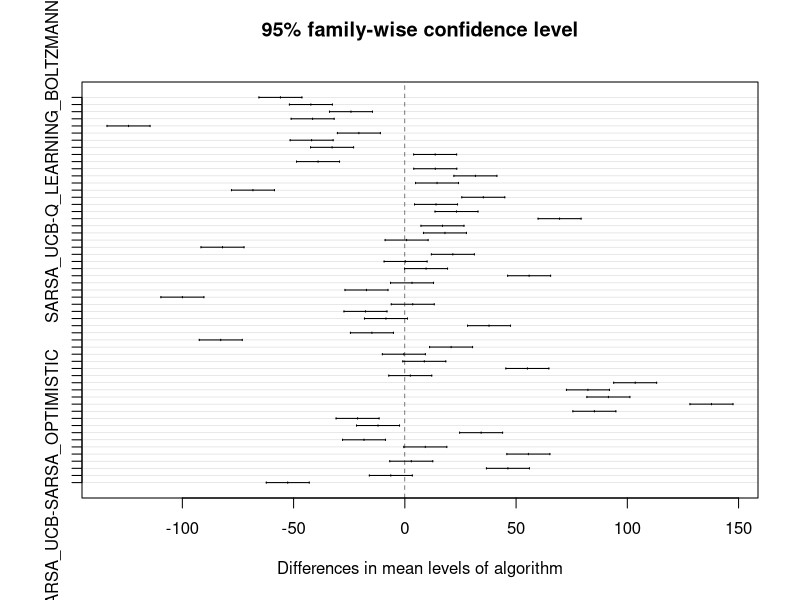

The R source for this figure:
setwd("/home/sf/Downloads/University/RLP/rlp-assignments/finalproject/results")
rlp_data <- read.csv("results.csv", header=TRUE, stringsAsFactors=FALSE)
aggregate(rlp_data$time_steps,list(rlp_data$algorithm), function(x) c(mean = mean(x), sd = sd(x), var = var(x)))
anova <- aov(time_steps ~ algorithm, data = rlp_data)
summary(anova)
tukey = TukeyHSD(anova)
tukey
plot(tukey)